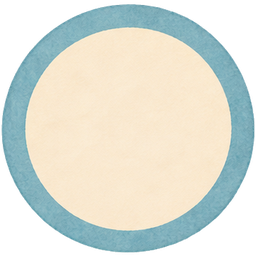
#> input picture Assets/Resources/Art/UI/Slots/slot_buy.png, 256 x 256 px; its folder holds only this picture in this run
$ python norm_slots.py
#> lines starting #> are read from the running program, lines starting #| are printed output that depends on the picture
"""Square and centre the node slot pictures (Assets/Resources/Art/UI/Slots) so every slot has the same circle size.

Each slot is cropped to its round silhouette, centred on a square canvas with a small margin and resized to SIZE,
so a slot drawn a few pixels bigger or off-centre on the sheet still lines up with the others in the tree.
Usage: python Tools/art/norm_slots.py
"""
import glob, os
import numpy as np
from PIL import Image

ROOT = os.path.dirname(os.path.dirname(os.path.dirname(os.path.abspath(__file__))))
DIR = os.path.join(ROOT, "Assets/Resources/Art/UI/Slots")
SIZE, MARGIN = 256, 4

for p in sorted(glob.glob(os.path.join(DIR, "slot_*.png"))):
    im = Image.open(p).convert("RGBA")
#> im is the input picture: PIL image 256x256 RGBA; mean R, G, B, A 158.3, 163.2, 153.7, 189.7
    a = np.asarray(im)[:, :, 3]
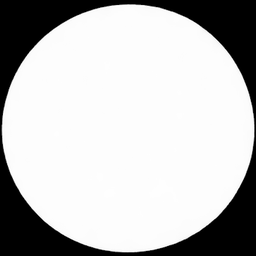
#> a: shape (256, 256); min 0, max 255, mean 189.7
    ys, xs = np.nonzero(a > 128)
    # the circle: fit by the solid area (robust to a small ornament sticking out of the rim)
    cy, cx = ys.mean(), xs.mean()
#> cy = 128; cx = 127.9
    r = np.sqrt((a > 128).sum() / np.pi)
#> r = 125.1
    half = r + MARGIN
#> half = 129.1
    box = (int(round(cx - half)), int(round(cy - half)), int(round(cx + half)), int(round(cy + half)))
#> box = (-1, -1, 257, 257)
    out = Image.new("RGBA", (box[2] - box[0], box[3] - box[1]), (0, 0, 0, 0))
#> out: PIL image 258x258 RGBA; every value is 0
    out.paste(im.crop((max(box[0], 0), max(box[1], 0), min(box[2], im.width), min(box[3], im.height))), (max(-box[0], 0), max(-box[1], 0)))
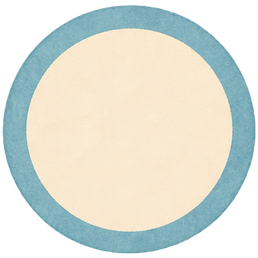
#> out: PIL image 258x258 RGBA; mean R, G, B, A 155.9, 160.7, 151.3, 186.7; transparent parts drawn white
    out.resize((SIZE, SIZE), Image.LANCZOS).save(p)
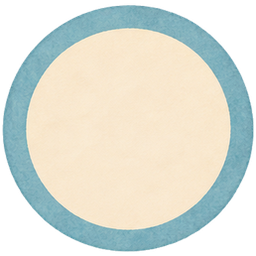
#> saved as slot_buy.png: PIL image 256x256 RGBA; mean R, G, B, A 155.5, 160.5, 151.1, 186.7; transparent parts drawn white
    print(os.path.basename(p), "r", round(r, 1))
#| slot_buy.png r 125.1

$ run again, on Assets/Resources/Art/UI/Slots/slot_poor.png
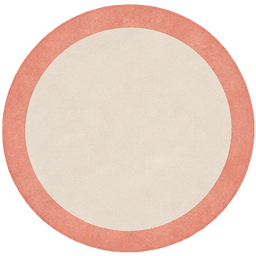
#> input picture Assets/Resources/Art/UI/Slots/slot_poor.png, 256 x 256 px
#> im is the input picture: PIL image 256x256 RGBA; mean R, G, B, A 176.4, 148, 135.9, 189.6
#> `a = np.asarray(im)[:, :, 3]`:
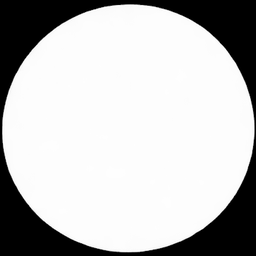
#> a: shape (256, 256); min 0, max 255, mean 189.6
#> cy = 128.1; cx = 128
#> r = 125.1
#> half = 129.1
#> box = (-1, -1, 257, 257)
#> `out.resize((SIZE, SIZE), Image.LANCZOS).save(p)`:
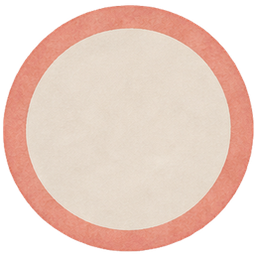
#> saved as slot_poor.png: PIL image 256x256 RGBA; mean R, G, B, A 173.5, 145.5, 133.5, 186.6; transparent parts drawn white
#| slot_poor.png r 125.1
